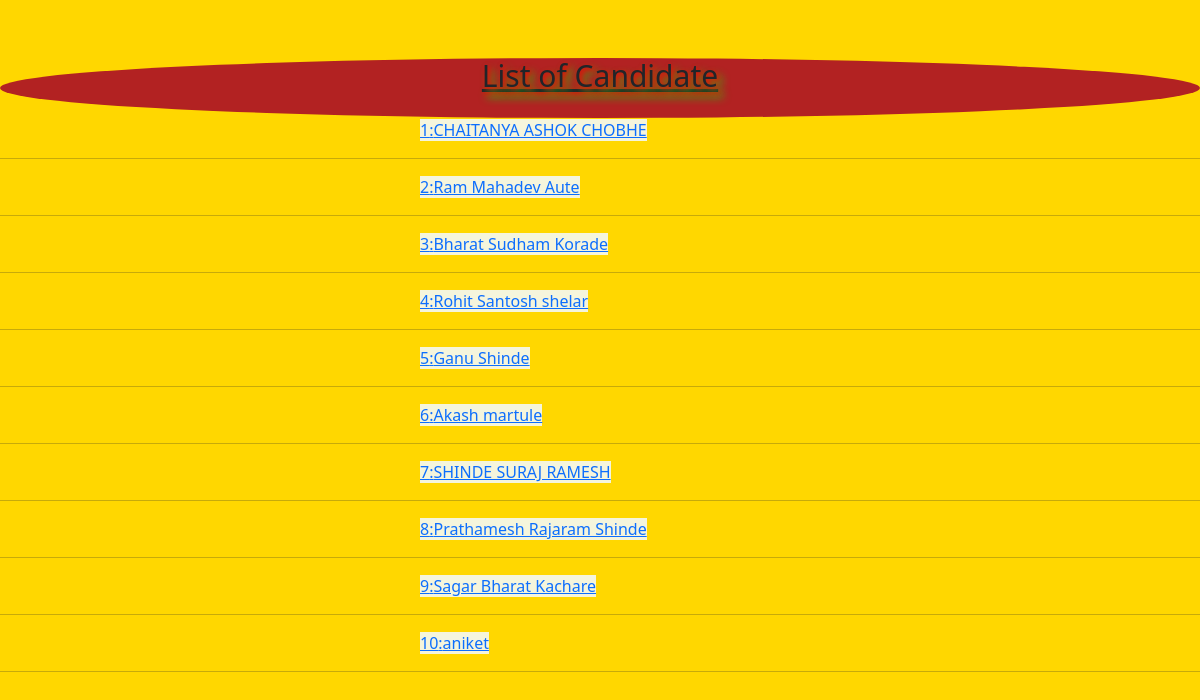
/myapp/home/, run on the app's committed database.
### myapp/models.py (models this page shows)
class Forms(models.Model):
    Name=models.CharField(max_length=100)
    Address=models.CharField(max_length=200)
    Mobile_no=models.IntegerField(blank=True)
    Email=models.EmailField()
    Age=models.PositiveIntegerField()
    Education=models.CharField(max_length=100)
    Upload_Documents=models.FileField(upload_to='doc',blank=True)

### myapp/views.py (the view)
# urls.py: path('home/',views.Show,name='homes'),
def Show(request):
    candidates =Forms.objects.all()
    candidates1=Qualification.objects.all()
    candidates2=Qualification1.objects.all()
    candidates3=Qualification2.objects.all()
    candidates4=Qualification3.objects.all()
    return render(request,'myapp/List.html',{'candidate1':candidates1,'candidates':candidates,'candidate2':candidates2,'candidate4':candidates4,'candidate4':candidates4})

### myapp/templates/myapp/List.html (shortened to what this page needs)
<!DOCTYPE html>
{% load static %}
<html lang="en">
<head>
    <link rel="stylesheet" href="{% static 'css/bootstrap.css' %}">
</head>
<body style="background-color: gold;font-size:100%;align-content: center;">
    <h1 style="background-color:#ffd700;width: 100%;height: 50px;"></h1>
    <div  style="text-align: center;background-color: firebrick;text-shadow: 2px 2px 5px red, 5px 5px 8px rgb(18, 212, 18) ;height: 60px;font-size: 100%;border-radius: 50%;">
    <h1  class="text-center mb-3" style="font-size:30px;text-align: center;"><u>List of Candidate</u></h1>
</div>
    <div >
        {% for candidate in candidates %}
         <a href="{% url 'candidate' candidate.id %}" style="margin-left:35%;display: inline;;background-color: beige;"> {{candidate.id}}:{{candidate.Name}}</a>
         <hr>
        {% endfor %}
    </div>
</body>
</html>

### myapp/templates/myapp/List.html (style rules this page uses)
body { top:10%; }

### data on the page
Forms: id "1", Name "CHAITANYA ASHOK CHOBHE"
Forms: id "2", Name "Ram Mahadev Aute"
Forms: id "3", Name "Bharat Sudham Korade"
Forms: id "4", Name "Rohit Santosh shelar"
Forms: id "5", Name "Ganu Shinde"
Forms: id "6", Name "Akash martule"
Forms: id "7", Name "SHINDE SURAJ RAMESH"
Forms: id "8", Name "Prathamesh Rajaram Shinde"
Forms: id "9", Name "Sagar Bharat Kachare"
Forms: id "10", Name "aniket"
